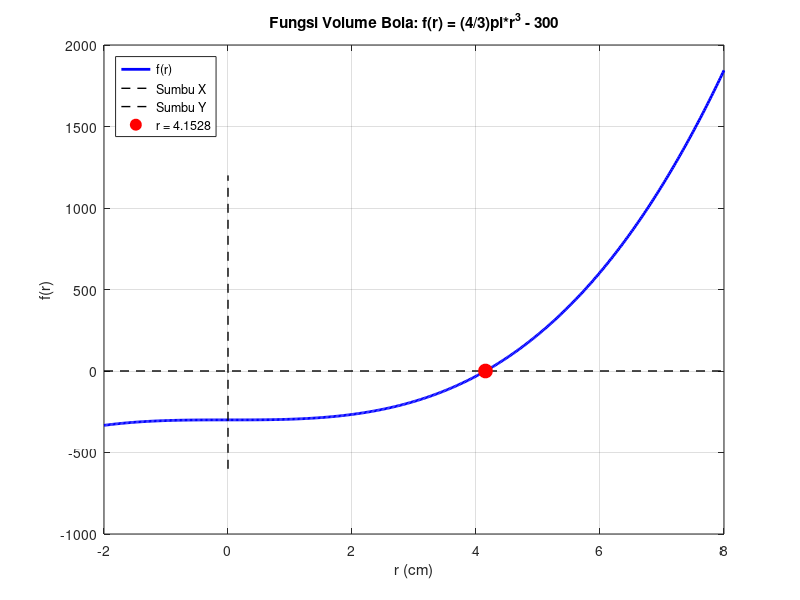

The MATLAB script that drew this image:
format long

fungsi_r = @(r) (4/3) * pi * r.^3 - 300;

left = 0.0;
right = 10.0;
toleransi = 0.0001;
max_iter = 20;

f_left = fungsi_r(left);
f_right = fungsi_r(right);

if f_left * f_right > 0
  error('Batas tidak valid');
end

fprintf('\n=== METODE BISEKSI ===\n');
fprintf('Iterasi\tBatas Kiri\tBatas Kanan\tTitik Tengah\tf(tengah)\n');

for iter = 1:max_iter
  tengah = (left + right) / 2;
  f_tengah = fungsi_r(tengah);
  
  fprintf('%d\t%.6f\t%.6f\t%.6f\t%.6f\n', iter, left, right, tengah, f_tengah);
  
  if abs(f_tengah) <= toleransi
    break;
  end
  
  if f_left * f_tengah < 0
    right = tengah;
    f_right = f_tengah;
  else
    left = tengah;
    f_left = f_tengah;
  end
end

jari_jari = tengah;

fprintf('\n=== HASIL ===\n');
fprintf('Jari-jari bola (r) = %.6f cm\n', jari_jari);

tinggi_tabung = 2 * jari_jari;
vol_tabung = pi * jari_jari^2 * tinggi_tabung;
vol_bola = 300;
vol_sisanya = vol_tabung - vol_bola;

fprintf('Tinggi tabung (t) = %.6f cm\n', tinggi_tabung);
fprintf('Volume tabung = %.4f cm^3\n', vol_tabung);
fprintf('Volume di luar bola = %.4f cm^3\n\n', vol_sisanya);

r_plot = linspace(-2, 8, 500);
y_plot = fungsi_r(r_plot);

figure;
plot(r_plot, y_plot, 'b-', 'LineWidth', 2);
hold on;
plot([-2 8], [0 0], 'k--', 'LineWidth', 1);
plot([0 0], [-600 1200], 'k--', 'LineWidth', 1);
plot(jari_jari, fungsi_r(jari_jari), 'ro', 'MarkerSize', 10, 'MarkerFaceColor', 'r');

xlabel('r (cm)');
ylabel('f(r)');
title('Fungsi Volume Bola: f(r) = (4/3)pi*r^3 - 300');
grid on;
legend('f(r)', 'Sumbu X', 'Sumbu Y', sprintf('r = %.4f', jari_jari), 'Location', 'northwest');
hold off;

input('Tekan Enter untuk keluar...');
